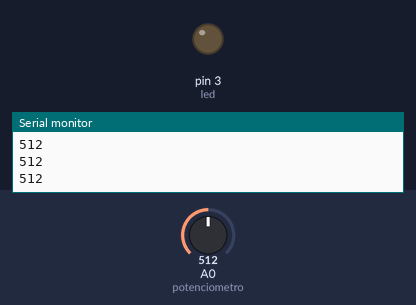
Recording of a sketch running on a simulated Arduino Uno, built with avr-gcc and run on an emulated ATmega328P. On the bench: output pins drawn as LEDs (lit = HIGH), the last lines printed to the serial monitor. The inputs (shaded band) are chosen by the test bench; at power-on: A0 (potenciometro) = 512.

Above: at 1.2 s.
1.3 s: A0 (potenciometro) set to 716
At 2.3 s:
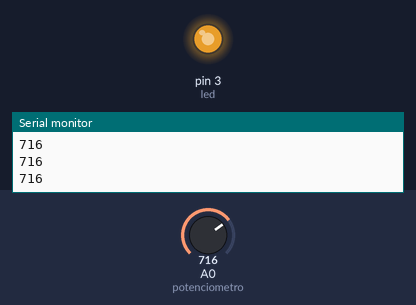
3.1 s: A0 (potenciometro) set to 750
At 3.8 s:
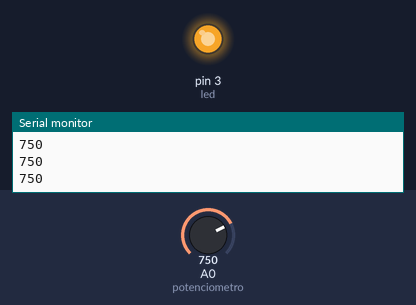
4.9 s: A0 (potenciometro) set to 768
At 6.4 s:
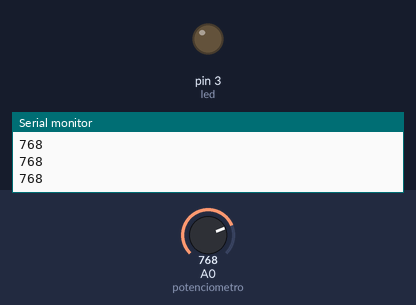
6.7 s: A0 (potenciometro) set to 900
At 7.9 s:
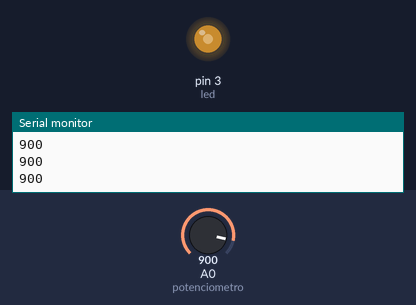
8.5 s: A0 (potenciometro) set to 306
At 9.4 s:
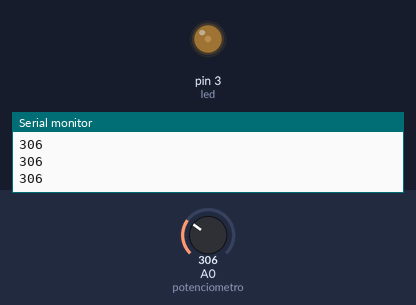
10.3 s: A0 (potenciometro) set to 0
At 10.9 s:
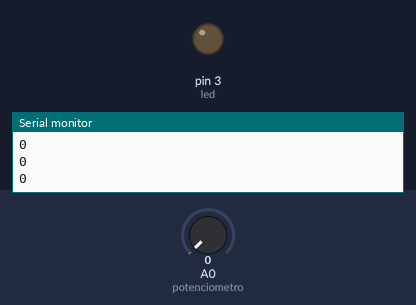
Timing chart, 0 to 13.1 s (numbered marks = the images above; inputs shaded):
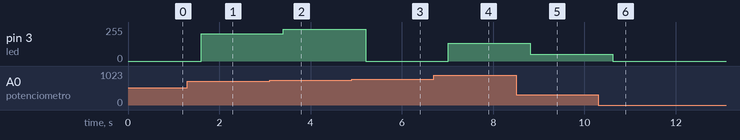

Measured:
- the behaviour switches between 767 and 768 on A0 (potenciometro) (found by bisection; images 2 and 3)
- after the input at 1.3 s, pin 3 (led): 0/255 → 204/255 after 0.30 s
- after the input at 3.1 s, pin 3 (led): 204/255 → 238/255 after 0.31 s
- after the input at 4.9 s, pin 3 (led): 238/255 → 0/255 after 0.31 s
- after the input at 6.7 s, pin 3 (led): 0/255 → 132/255 after 0.31 s
- after the input at 8.5 s, pin 3 (led): 132/255 → 50/255 after 0.32 s
- after the input at 10.3 s, pin 3 (led): 50/255 → 0/255 after 0.32 s

The sketch:

potenciometro.ino
```cpp
int brilo;
int potenciometro = 0;
int valor; //valor del potenciometro
int led = 3;
/*
analogRead : acepta un valor, el pin solo 1 parametro , de 0 a 1024
digitalRead : recibe 1 pin, recibe 1 valor no de 0 a 255, sino HIGT - LOW
funcion map ()
map: recibe 5 parametros
*/
void setup() {
  // Pin analogico siempre son Inputs,
  pinMode(potenciometro, INPUT); // introducimos los lados
  pinMode(led, OUTPUT); // salida de luz de led
  Serial.begin(9600);
}

void loop() {
  // variable valor
  // valor = analogRead(potenciometro)/4; // brillo = valor*255/1023
  // brillo = valor*0.25;
  valor = analogRead(potenciometro);
  brilo = map(valor,0,1023,0,255);
  Serial.println(valor);
  // Serial.println(brillo);
  delay(200);
  analogWrite(led,valor);
}
```
